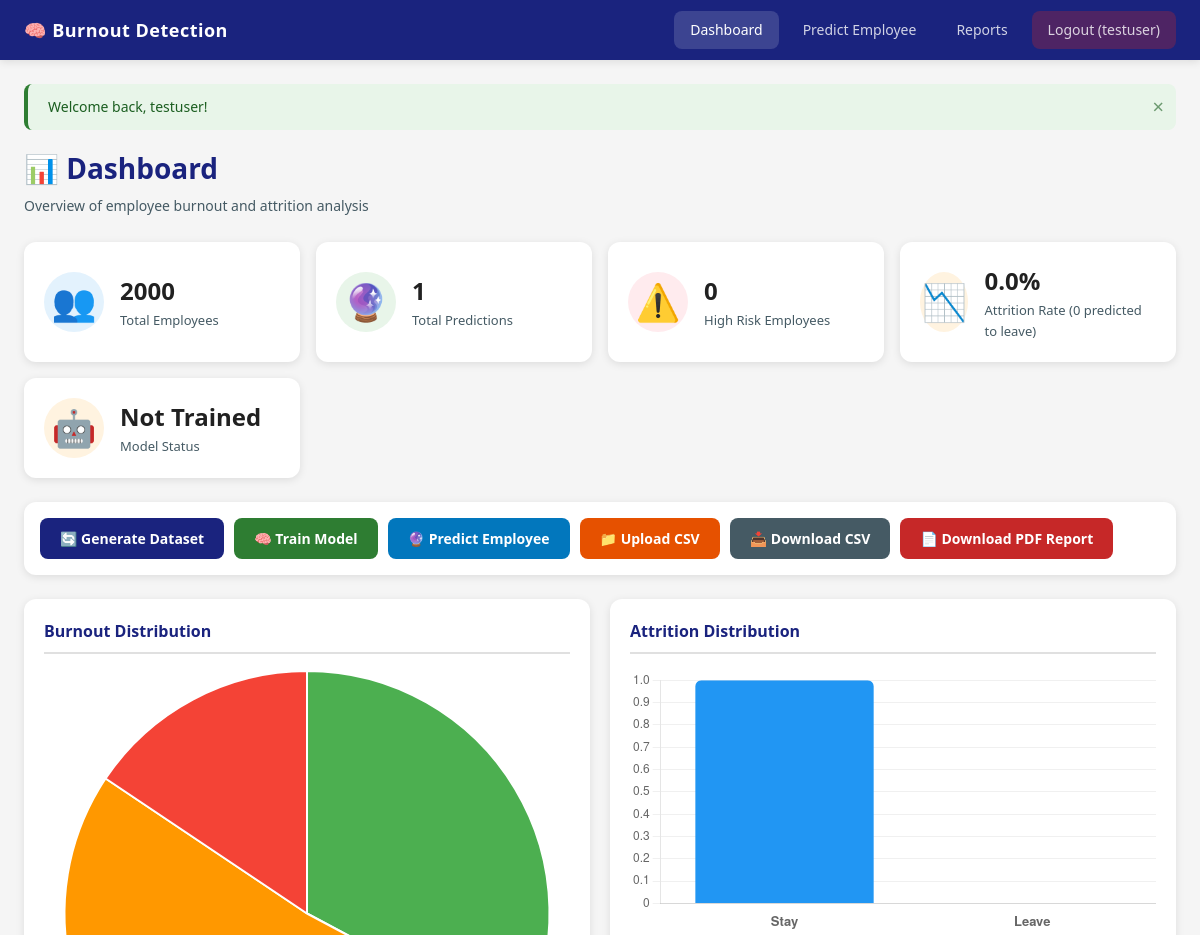
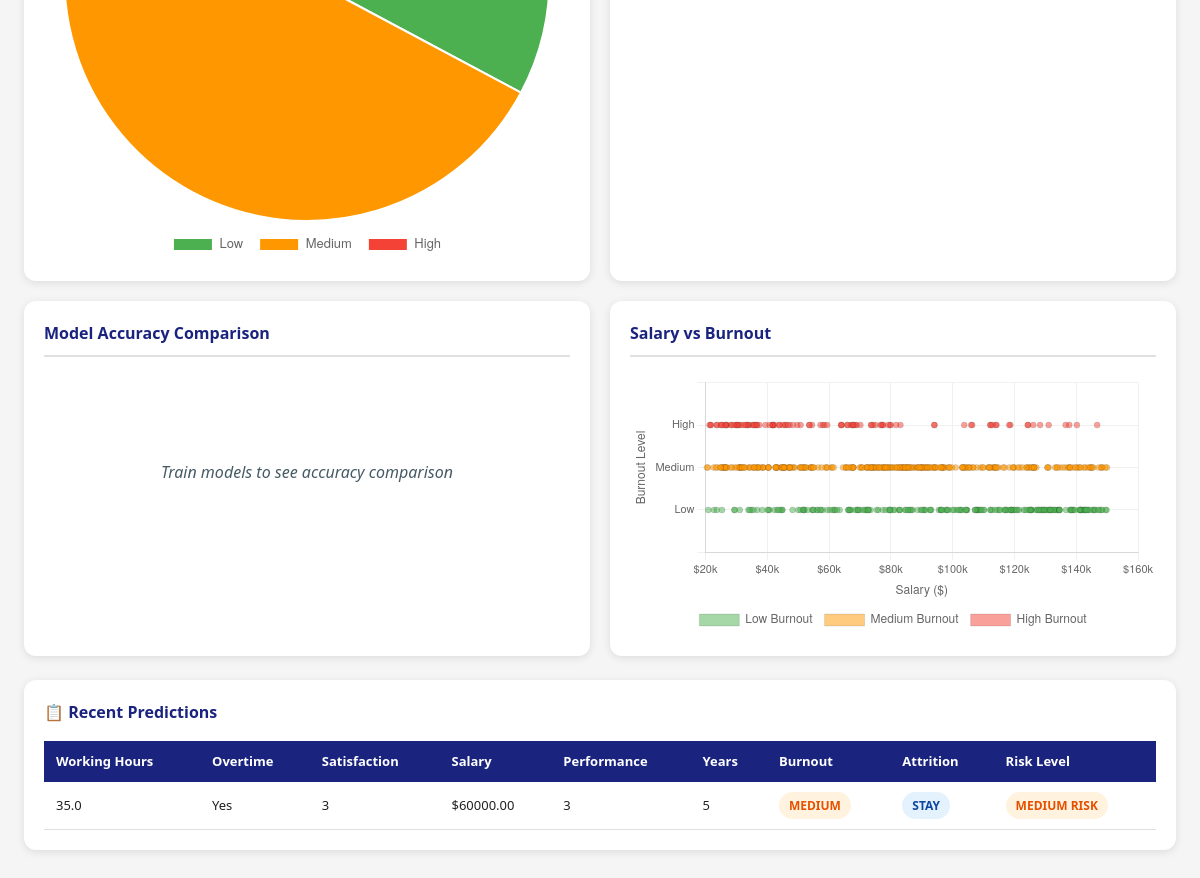
The page /dashboard (signed in) on the database as committed earlier (2 pictures, top to bottom).
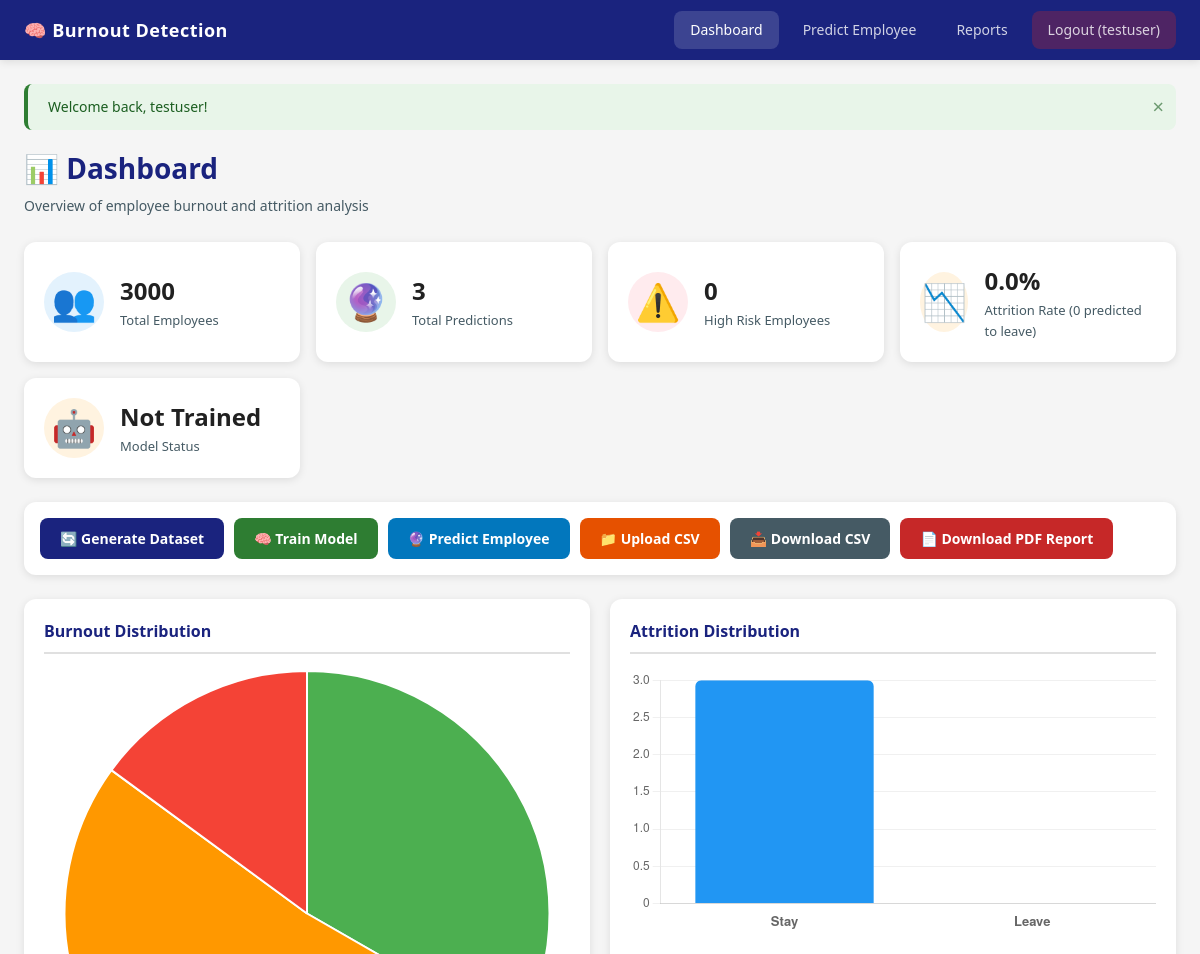
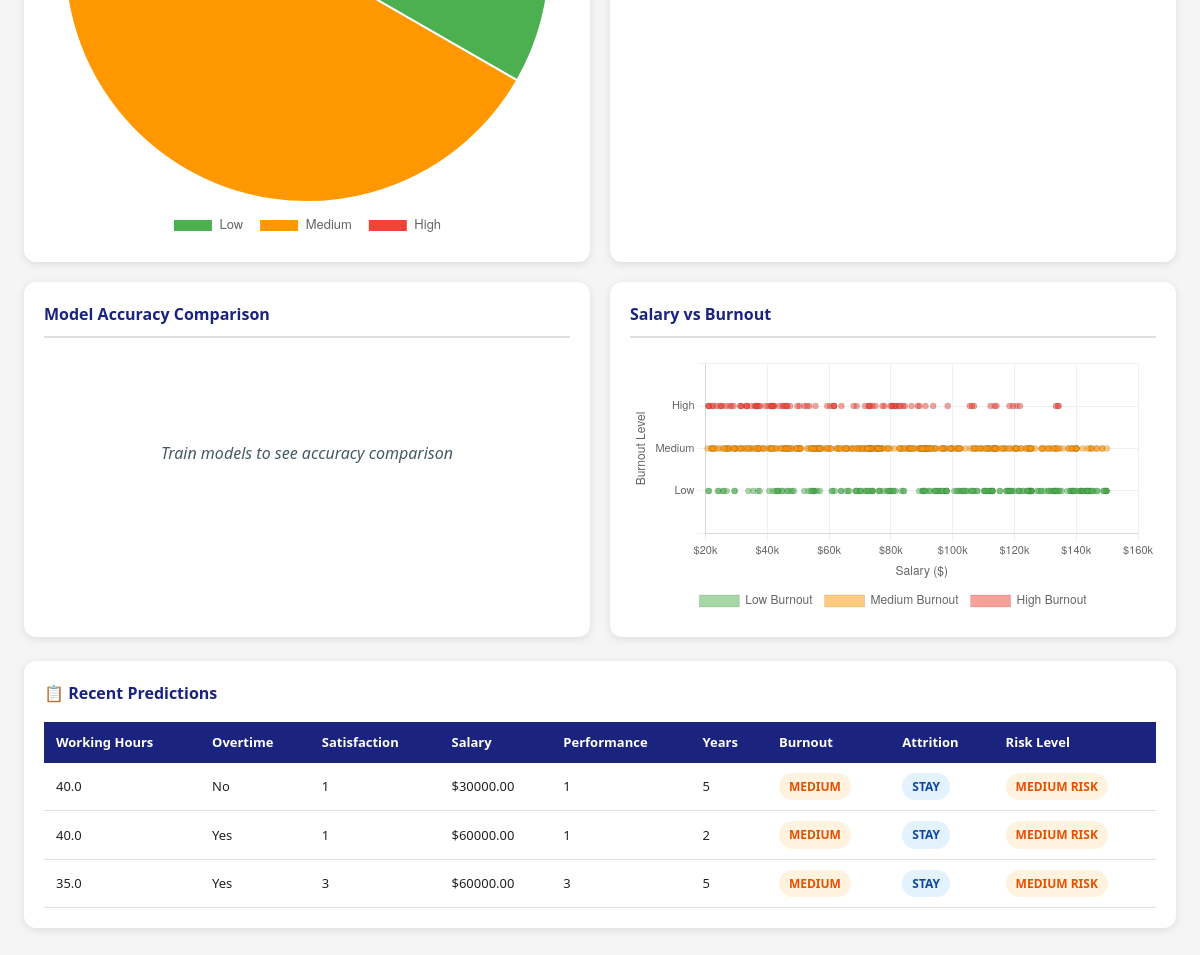
The same page on the database as committed later (2 pictures, top to bottom).
### app/models.py (models this page shows)
class User(Base):
    __tablename__ = "users"
    id = Column(Integer, primary_key=True, index=True, autoincrement=True)
    username = Column(String, unique=True, nullable=False, index=True)
    email = Column(String, unique=True, nullable=False)
    password_hash = Column(String, nullable=False)

class Prediction(Base):
    __tablename__ = "predictions"
    id = Column(Integer, primary_key=True, index=True, autoincrement=True)
    working_hours = Column(Float, nullable=False)
    overtime = Column(String, nullable=False)
    job_satisfaction = Column(Integer, nullable=False)
    salary = Column(Float, nullable=False)
    performance_rating = Column(Integer, nullable=False)
    years_at_company = Column(Integer, nullable=False)
    predicted_burnout = Column(String, nullable=False)    # Low, Medium, High
    predicted_attrition = Column(String, nullable=False)  # Stay, Leave
    risk_level = Column(String, nullable=False)           # Low, Medium, High
    created_at = Column(DateTime, server_default=func.now())

### app/main.py (the view)
@app.get("/dashboard", response_class=HTMLResponse)
async def dashboard(request: Request, db: Session = Depends(get_db)):
    redirect = require_login(request)
    if redirect:
        return redirect
    total_employees = db.query(EmployeeData).count()
    total_predictions = db.query(Prediction).count()
    employees = db.query(EmployeeData).all()
    burnout_counts = {"Low": 0, "Medium": 0, "High": 0}
    dataset_attrition_counts = {"Stay": 0, "Leave": 0}
    salary_burnout_data = []
    for emp in employees:
        if emp.burnout_level in burnout_counts:
            burnout_counts[emp.burnout_level] += 1
        if emp.attrition_status in dataset_attrition_counts:
            dataset_attrition_counts[emp.attrition_status] += 1
        salary_burnout_data.append({
            "salary": emp.salary,
            "burnout": emp.burnout_level,
        })
    all_predictions = db.query(Prediction).all()
    predicted_leave_count = sum(1 for p in all_predictions if p.predicted_attrition == "Leave")
    predicted_stay_count = sum(1 for p in all_predictions if p.predicted_attrition == "Stay")
    high_risk_count = sum(1 for p in all_predictions if p.risk_level == "High Risk")
    if total_predictions > 0:
        attrition_counts = {
            "Stay": predicted_stay_count,
            "Leave": predicted_leave_count,
        }
        attrition_rate = round((predicted_leave_count / total_predictions) * 100, 2)
    else:
        attrition_counts = dataset_attrition_counts
        total_dataset = dataset_attrition_counts["Stay"] + dataset_attrition_counts["Leave"]
        attrition_rate = round((dataset_attrition_counts["Leave"] / total_dataset) * 100, 2) if total_dataset > 0 else 0.0
    logger.info("=== Dashboard Attrition Stats ===")
    logger.info(f"Total employees in dataset: {total_employees}")
    logger.info(f"Total predictions made: {total_predictions}")
    logger.info(f"Predicted to Leave: {predicted_leave_count}")
    logger.info(f"Predicted to Stay: {predicted_stay_count}")
    logger.info(f"Attrition Rate: {attrition_rate}%")
    logger.info(f"High Risk count: {high_risk_count}")
    logger.info(f"Dataset attrition (labels) - Stay: {dataset_attrition_counts['Stay']}, Leave: {dataset_attrition_counts['Leave']}")
    predictions = db.query(Prediction).order_by(Prediction.created_at.desc()).limit(20).all()
    metrics = load_training_metrics()
    model_trained = models_exist()
    context = get_context(
        request, db,
        total_employees=total_employees,
        total_predictions=total_predictions,
        burnout_counts=burnout_counts,
        attrition_counts=attrition_counts,
        salary_burnout_data=salary_burnout_data,
        high_risk_count=high_risk_count,
        recent_predictions=predictions,
        metrics=metrics,
        model_trained=model_trained,
        attrition_rate=attrition_rate,
        predicted_leave_count=predicted_leave_count,
    )
    return templates.TemplateResponse("dashboard.html", context)

### templates/dashboard.html (shortened to what this page needs)
<!DOCTYPE html>
<html lang="en">
<head>
    <link rel="stylesheet" href="/static/css/style.css">
</head>
<body>
    <nav class="navbar">
        <div class="nav-brand">🧠 Burnout Detection</div>
        <div class="nav-links">
            <a href="/dashboard" class="nav-link active">Dashboard</a>
            <a href="/prediction" class="nav-link">Predict Employee</a>
            <a href="/report" class="nav-link">Reports</a>
            <a href="/logout" class="nav-link nav-logout">Logout ({{ user.username }})</a>
        </div>
    </nav>
    <div class="main-content">
        {% if flash_messages %}
        {% for msg in flash_messages %}
        <div class="alert alert-{{ msg.category }}">
            {{ msg.message }}
            <span class="alert-close" onclick="this.parentElement.remove()">×</span>
        </div>
        {% endfor %}
        {% endif %}
        <div class="page-header">
            <h1>📊 Dashboard</h1>
            <p>Overview of employee burnout and attrition analysis</p>
        </div>
        <div class="stats-grid">
            <div class="stat-card stat-blue">
                <div class="stat-icon">👥</div>
                <div class="stat-info">
                    <h3>{{ total_employees }}</h3>
                    <p>Total Employees</p>
                </div>
            </div>
            <div class="stat-card stat-green">
                <div class="stat-icon">🔮</div>
                <div class="stat-info">
                    <h3>{{ total_predictions }}</h3>
                    <p>Total Predictions</p>
                </div>
            </div>
            <div class="stat-card stat-red">
                <div class="stat-icon">⚠️</div>
                <div class="stat-info">
                    <h3>{{ high_risk_count }}</h3>
                    <p>High Risk Employees</p>
                </div>
            </div>
            <div class="stat-card stat-orange">
                <div class="stat-icon">📉</div>
                <div class="stat-info">
                    <h3>{{ attrition_rate }}%</h3>
                    <p>Attrition Rate ({{ predicted_leave_count }} predicted to leave)</p>
                </div>
            </div>
            <div class="stat-card stat-orange">
                <div class="stat-icon">🤖</div>
                <div class="stat-info">
                    <h3>{{ "Trained" if model_trained else "Not Trained" }}</h3>
                    <p>Model Status</p>
                </div>
            </div>
        </div>
        <div class="action-bar">
            <a href="/generate-data" class="btn btn-primary" onclick="showLoading(this, 'Generating...')">
                🔄 Generate Dataset
            </a>
            <a href="/train" class="btn btn-success" onclick="showLoading(this, 'Training...')">
                🧠 Train Model
            </a>
            <a href="/prediction" class="btn btn-info">
                🔮 Predict Employee
            </a>
            <form method="POST" action="/upload-csv" enctype="multipart/form-data" class="upload-form">
                <label class="btn btn-warning upload-label">
                    📁 Upload CSV
                </label>
            </form>
            <a href="/export-csv" class="btn btn-secondary">
                📥 Download CSV
            </a>
            <a href="/report" class="btn btn-danger">
                📄 Download PDF Report
            </a>
        </div>
        {% if total_employees > 0 %}
        <div class="charts-grid">
            <div class="chart-card">
                <h3>Burnout Distribution</h3>
                <canvas id="burnoutPieChart"></canvas>
            </div>
            <div class="chart-card">
                <h3>Attrition Distribution</h3>
                <canvas id="attritionBarChart"></canvas>
            </div>
            <div class="chart-card">
                <h3>Model Accuracy Comparison</h3>
                {% if metrics %}
                <canvas id="accuracyChart"></canvas>
                {% else %}
                <div class="chart-placeholder">
                    <p>Train models to see accuracy comparison</p>
                </div>
                {% endif %}
            </div>
            <div class="chart-card">
                <h3>Salary vs Burnout</h3>
                <canvas id="salaryBurnoutChart"></canvas>
            </div>
        </div>
        {% endif %}
        {% if recent_predictions %}
        <div class="table-card">
            <h3>📋 Recent Predictions</h3>
            <div class="table-responsive">
                <table class="data-table">
                    <thead>
                        <tr>
                            <th>Working Hours</th>
                            <th>Overtime</th>
                            <th>Satisfaction</th>
                            <th>Salary</th>
                            <th>Performance</th>
                            <th>Years</th>
                            <th>Burnout</th>
                            <th>Attrition</th>
                            <th>Risk Level</th>
                        </tr>
                    </thead>
                    <tbody>
                        {% for pred in recent_predictions %}
                        <tr>
                            <td>{{ pred.working_hours }}</td>
                            <td>{{ pred.overtime }}</td>
                            <td>{{ pred.job_satisfaction }}</td>
                            <td>${{ "%.2f"|format(pred.salary) }}</td>
                            <td>{{ pred.performance_rating }}</td>
                            <td>{{ pred.years_at_company }}</td>
                            <td>
                                <span class="badge badge-{{ pred.predicted_burnout|lower }}">
                                    {{ pred.predicted_burnout }}
                                </span>
                            </td>
                            <td>
                                <span class="badge badge-{{ pred.predicted_attrition|lower }}">
                                    {{ pred.predicted_attrition }}
                                </span>
                            </td>
                            <td>
                                <span class="badge badge-risk-{{ pred.risk_level|lower|replace(' ', '-') }}">
                                    {{ pred.risk_level }}
                                </span>
                            </td>
                        </tr>
                        {% endfor %}
                    </tbody>
                </table>
            </div>
        </div>
        {% endif %}
    </div>
</body>
</html>

Rows that differ between the two databases and show on the page:
added Prediction: working_hours "40.0", overtime "No", job_satisfaction "1", salary "30000.00", performance_rating "1", years_at_company "5", predicted_burnout "MEDIUM", predicted_attrition "STAY", risk_level "MEDIUM RISK"
added Prediction: working_hours "40.0", overtime "Yes", job_satisfaction "1", salary "60000.00", performance_rating "1", years_at_company "2", predicted_burnout "MEDIUM", predicted_attrition "STAY", risk_level "MEDIUM RISK"
Other text that changed with them:
{{ total_employees }}: "2000" → "3000"
{{ total_predictions }}: "1" → "3"
chart data {{ burnout_counts | tojson }}: {"High": 312, "Low": 656, "Medium": 1032} → {"High": 448, "Low": 999, "Medium": 1553}
chart data {{ attrition_counts | tojson }}: {"Leave": 0, "Stay": 1} → {"Leave": 0, "Stay": 3}
